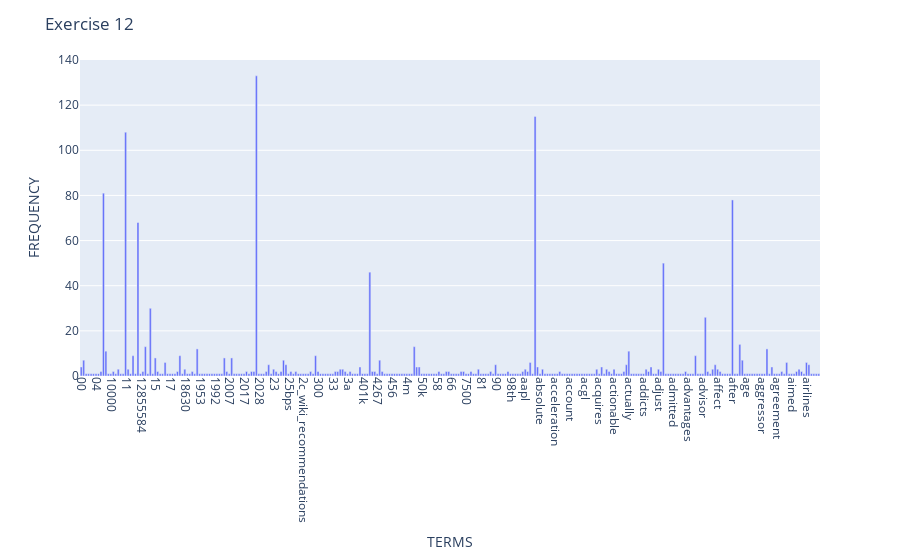

The notebook cell saved with this chart:
### Code cell
import plotly.express as px
term_frequencies = np.asarray(X_counts.sum(axis=0))[0]
term_frequencies[0] #sum of first term: 00
g = px.bar(x=count_vect.get_feature_names_out()[:300], y=term_frequencies[:300])
g.update_layout(
    xaxis=dict(tickangle=90, title="TERMS"),
    yaxis=dict(title="FREQUENCY"),
    title="Exercise 12"
)

### Figure 1 — Plotly figure (JSON) as saved in the notebook; plotly's stock layout.template omitted (floating-point values rounded to 4 significant figures; data arrays with more than 128 entries replaced by an {"elided": "..."} marker saying what was removed)
{"data": [{"hovertemplate": "x=%{x}<br>y=%{y}<extra></extra>", "legendgroup": "", "marker": {"color": "#636efa", "pattern": {"shape": ""}}, "name": "", "orientation": "v", "showlegend": false, "textposition": "auto", "type": "bar", "x": {"elided": "300 str values"}, "xaxis": "x", "y": {"elided": "300 int values"}, "yaxis": "y"}], "layout": {"barmode": "relative", "legend": {"tracegroupgap": 0}, "margin": {"t": 60}, "title": {"text": "Exercise 12"}, "xaxis": {"anchor": "y", "domain": [0, 1], "tickangle": 90, "title": {"text": "TERMS"}}, "yaxis": {"anchor": "x", "domain": [0, 1], "title": {"text": "FREQUENCY"}}}}
